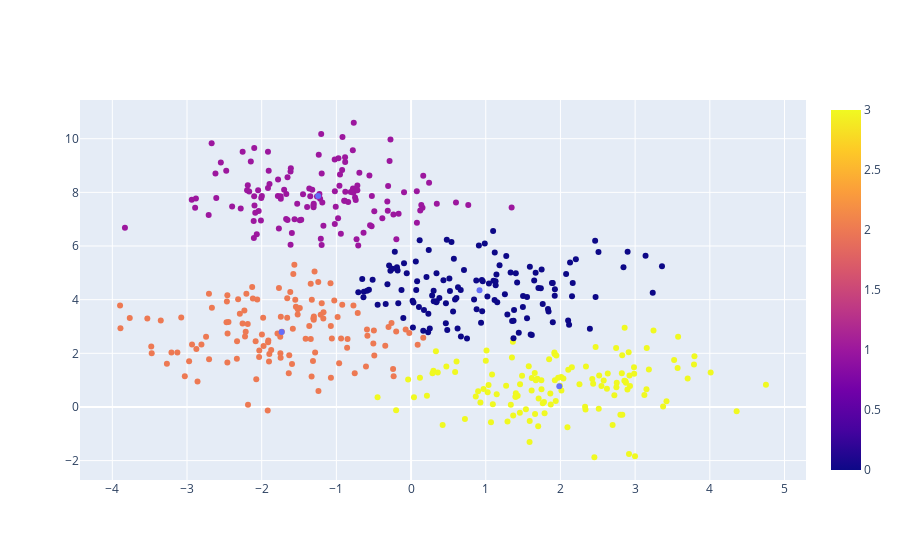

The code cell stored with this chart in its notebook:
### Code cell
grafico_1 = px.scatter(x=X_random[:, 0], y=X_random[:, 1], color = rotulos)
grafico_2 = px.scatter(x=centroides[:, 0], y=centroides[:, 1])
grafico_3 = go.Figure(data=grafico_1.data + grafico_2.data)
grafico_3.show()

### Figure 1 — Plotly figure (JSON) as saved in the notebook; plotly's stock layout.template omitted (floating-point values rounded to 4 significant figures; data arrays with more than 128 entries replaced by an {"elided": "..."} marker saying what was removed)
{"data": [{"hovertemplate": "x=%{x}<br>y=%{y}<br>color=%{marker.color}<extra></extra>", "legendgroup": "", "marker": {"color": {"elided": "500 int values"}, "coloraxis": "coloraxis", "symbol": "circle"}, "mode": "markers", "name": "", "orientation": "v", "showlegend": false, "type": "scatter", "x": {"elided": "500 float values"}, "xaxis": "x", "y": {"elided": "500 float values"}, "yaxis": "y"}, {"hovertemplate": "x=%{x}<br>y=%{y}<extra></extra>", "legendgroup": "", "marker": {"color": "#636efa", "symbol": "circle"}, "mode": "markers", "name": "", "orientation": "v", "showlegend": false, "type": "scatter", "x": [0.9162, -1.244, -1.733, 1.985], "xaxis": "x", "y": [4.353, 7.864, 2.796, 0.7713], "yaxis": "y"}], "layout": {}}
